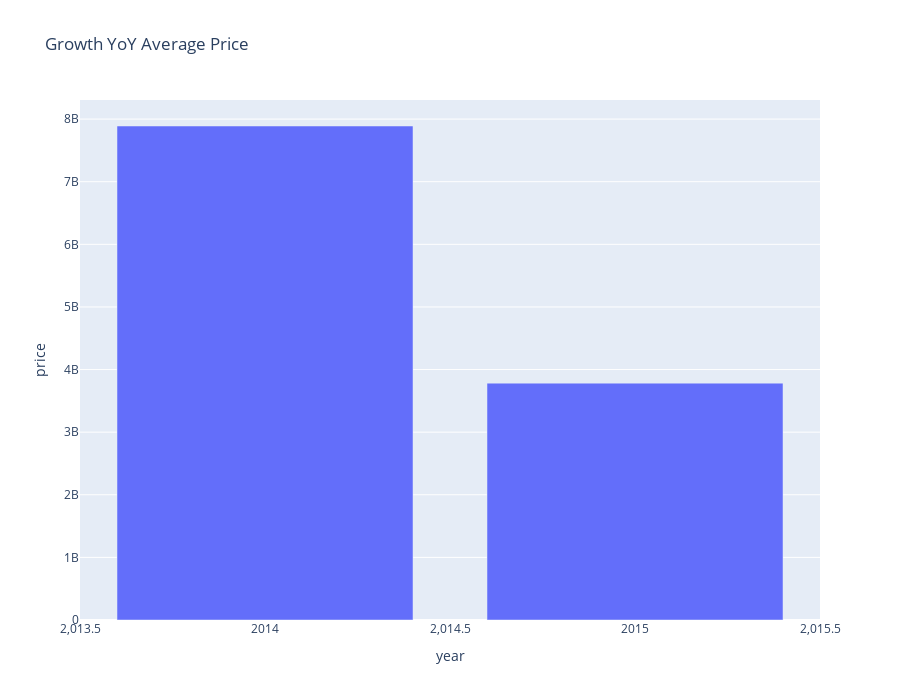

The cell this chart's notebook holds for it:
### Markdown cell above
# Hypothesis 4: The price growth YoYof real state is 10%

### Code cell
h4 = df[['year', 'price']].groupby('year').sum().reset_index()

fig = px.bar(h4, x = 'year', y = 'price', title = 'Growth YoY Average Price', height = 700 )
fig.show()

### Figure 1 — Plotly figure (JSON) as saved in the notebook; plotly's stock layout.template omitted (floating-point values rounded to 4 significant figures)
{"data": [{"alignmentgroup": "True", "hovertemplate": "year=%{x}<br>price=%{y}<extra></extra>", "legendgroup": "", "marker": {"color": "#636efa", "pattern": {"shape": ""}}, "name": "", "offsetgroup": "", "orientation": "v", "showlegend": false, "textposition": "auto", "type": "bar", "x": [2014, 2015], "xaxis": "x", "y": [7889841842, 3783083166], "yaxis": "y"}], "layout": {"barmode": "relative", "height": 700, "legend": {"tracegroupgap": 0}, "title": {"text": "Growth YoY Average Price"}, "xaxis": {"anchor": "y", "domain": [0, 1], "title": {"text": "year"}}, "yaxis": {"anchor": "x", "domain": [0, 1], "title": {"text": "price"}}}}
